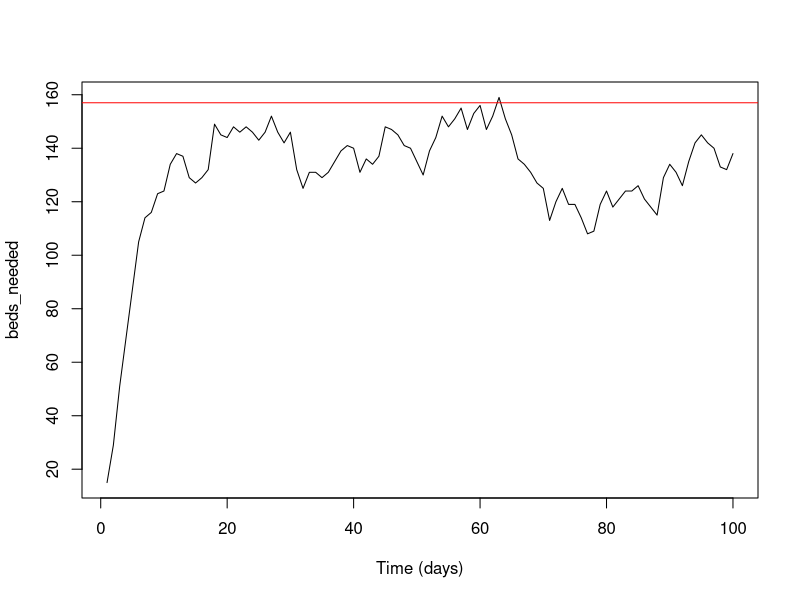
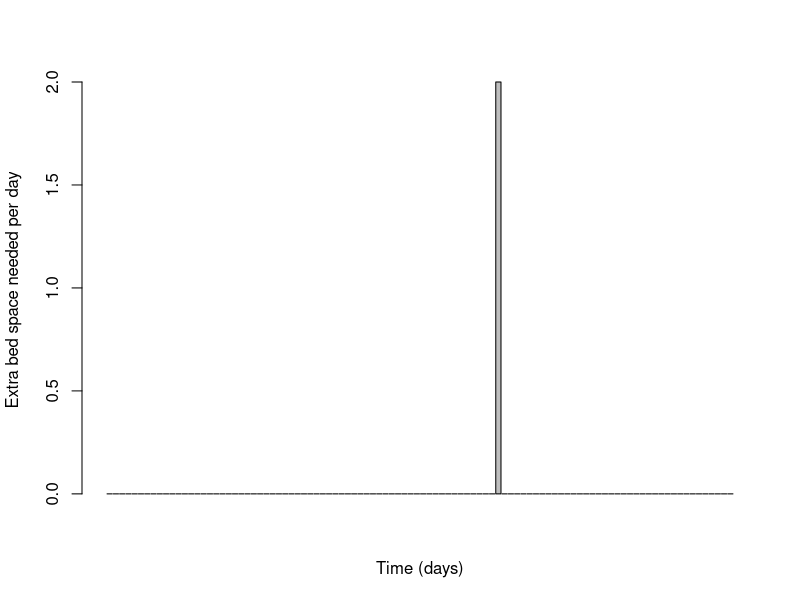

Source code (R) for these figures, in order:

#This illustrates a simple mechanism to track number of beds required at each timepoint, accounting for the fact that beds are only needed for a certain period of time

average_new_patients = 16 #average number of admissions per day
average_LoS = 8 #average LoS in days

run_duration = 100 #run duration in days

beds_needed = rep(0, run_duration) #vector to store beds needed
#NOTE this starts the hospital empty, need to remove "burn-in" period

#run for X days
for (t in c(1:run_duration)) {
  
  #how many admissions at time t ?
  new_patients = rpois(1, average_new_patients)
  
  #for each admission at time t:
  for (i in c(1:new_patients)) {
    
    #how long will that person need a bed for?
    LoS = rpois(1, average_LoS)
    
    #record that 1 bed will be needed between now (t) and until the time that patient is discharged (t+LoS)
    beds_needed[t:min(t + LoS, run_duration)] = beds_needed[t:min(t + LoS, run_duration)] + 1
  }
}


# 1) So, how many beds would we need each day?
#you see it tends towards an equilibrium value, which depends on average daily admission & LoS
plot(beds_needed, xlab = "Time (days)", type = "l") #plot bed needs output from model


# 2) Accounting for our current capacity, would we need extra beds, and when?
current_bed_capacity = 157
abline(h = current_bed_capacity, col = "red") #plot current capacity

extra_beds_needed = sapply(beds_needed, function(x) max(0, x - current_bed_capacity)) #calculate extra need
barplot(extra_beds_needed, xlab = "Time (days)", ylab = "Extra bed space needed per day") #plot extra need

#3) So, how many more beds should we add to our ward to be sure we can deal with the forecasted need?
max(extra_beds_needed)
